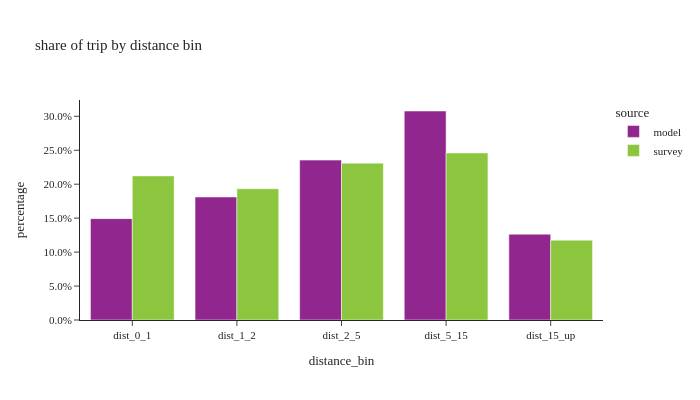

Write notebook code for a chart like this one.
### Code cell
# plot1
df_plot = trip_data.loc[trip_data['distance_bin'] != float('nan')].groupby(['source','distance_bin'])['trip_weight'].sum().reset_index()
df_plot['percentage'] = df_plot.groupby(['source'], group_keys=False)['trip_weight']. \
    apply(lambda x: x / float(x.sum()))
# df_plot
fig1 = px.bar(df_plot, x='distance_bin', y="percentage", color="source", barmode="group",
              title="share of trip by distance bin")
fig1.for_each_annotation(lambda a: a.update(text = a.text.split("=")[-1]))
fig1.update_layout(height=400, width=700, font=dict(size=11), yaxis=dict(tickformat=".1%"))
fig1.show()

### Figure 1 — Plotly figure (JSON) as saved in the notebook; plotly's stock layout.template omitted (floating-point values rounded to 4 significant figures)
{"data": [{"alignmentgroup": "True", "hovertemplate": "source=model<br>distance_bin=%{x}<br>percentage=%{y}<extra></extra>", "legendgroup": "model", "marker": {"color": "#91268F", "pattern": {"shape": ""}}, "name": "model", "offsetgroup": "model", "orientation": "v", "showlegend": true, "textposition": "auto", "type": "bar", "x": ["dist_0_1", "dist_1_2", "dist_2_5", "dist_5_15", "dist_15_up"], "xaxis": "x", "y": [0.1493, 0.1811, 0.2354, 0.3078, 0.1264], "yaxis": "y"}, {"alignmentgroup": "True", "hovertemplate": "source=survey<br>distance_bin=%{x}<br>percentage=%{y}<extra></extra>", "legendgroup": "survey", "marker": {"color": "#8CC63E", "pattern": {"shape": ""}}, "name": "survey", "offsetgroup": "survey", "orientation": "v", "showlegend": true, "textposition": "auto", "type": "bar", "x": ["dist_0_1", "dist_1_2", "dist_2_5", "dist_5_15", "dist_15_up"], "xaxis": "x", "y": [0.2122, 0.1933, 0.231, 0.246, 0.1175], "yaxis": "y"}], "layout": {"barmode": "group", "font": {"size": 11}, "height": 400, "legend": {"title": {"text": "source"}, "tracegroupgap": 0}, "title": {"text": "share of trip by distance bin"}, "width": 700, "xaxis": {"anchor": "y", "domain": [0, 1], "title": {"text": "distance_bin"}}, "yaxis": {"anchor": "x", "domain": [0, 1], "tickformat": ".1%", "title": {"text": "percentage"}}}}
